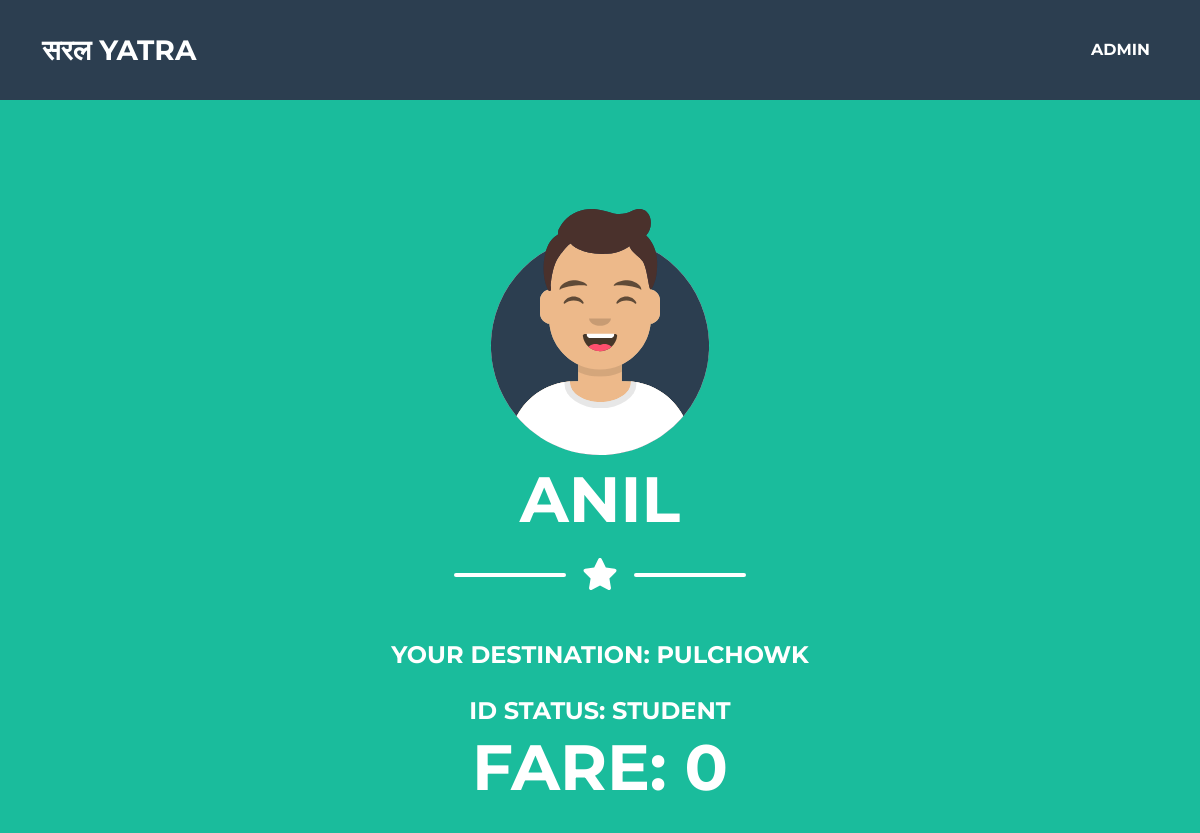
The page /passenger_tapped/1234/ on the database as committed earlier.
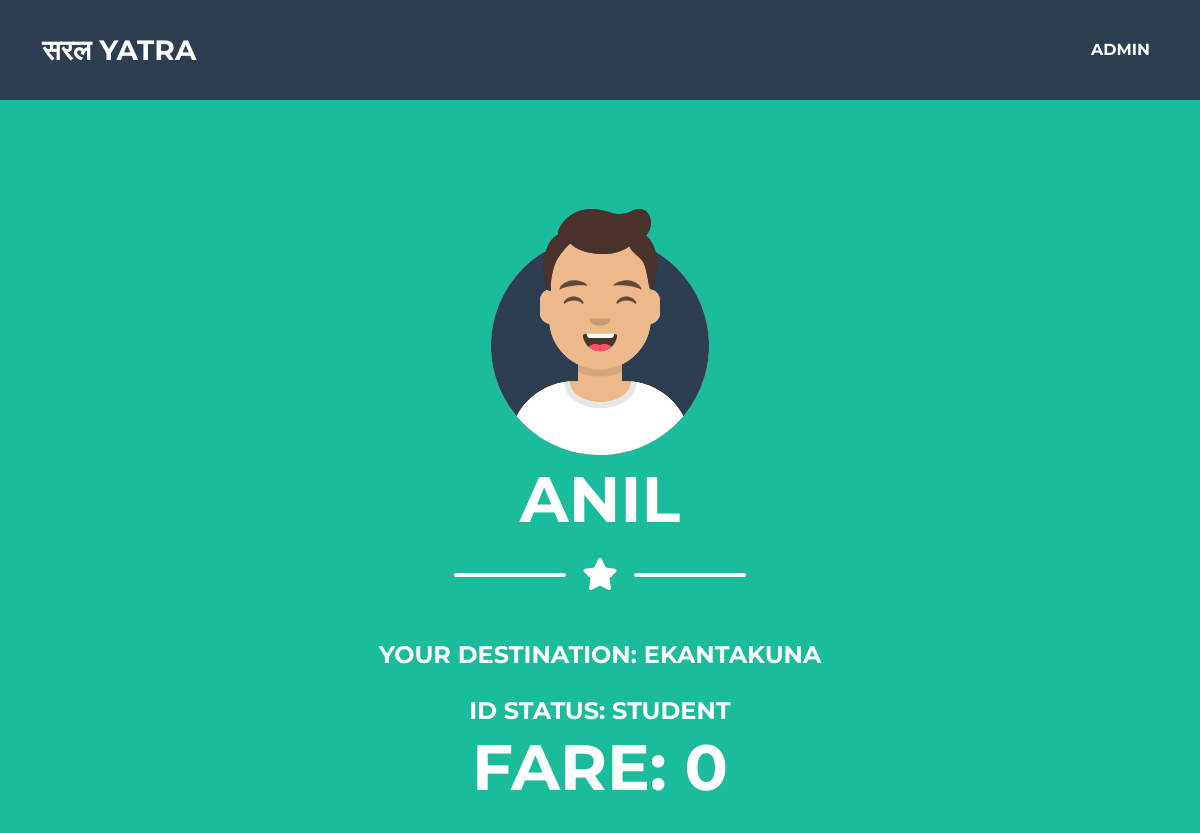
The same page on the database as committed later.
### reader/models.py (models this page shows, shortened)
class Passenger(models.Model):
    passengerID = models.IntegerField(primary_key=True, unique=True)
    full_name = models.CharField(max_length=255)
    age = models.IntegerField()
    tap_count = models.IntegerField(default=0)
    location1 = models.CharField(max_length=255)
    location2 = models.CharField(max_length=255, null=True, blank=True)
    status = models.BooleanField(choices=[(1, "Active"), (0, "Inactive")], default=1)
    IDstatus = models.BooleanField(choices=[(1, "Valid"), (0, "Invalid")], default=1)
    Fare = models.IntegerField(default=0)

### reader/views.py (the view)
# urls.py: path("passenger_tapped/<int:id>/", passenger_tapped, name="passenger_tapped"),
def passenger_tapped(request, id):
    passenger = get_object_or_404(Passenger, passengerID=id)
    context = {
        "passenger": passenger,
    }
    return render(request, "reader/initialProfile.html", context)

### templates/reader/initialProfile.html (shortened to what this page needs)
{% extends 'reader/base.html' %}
{% load static %}
{% block content %}
<head>
</head>
<body id="page-top">
    {% if passenger %}
    <header class="masthead bg-primary text-white text-center">
        <div class="container d-flex align-items-center flex-column">
            <img class="masthead-avatar mb-3" src=" {% static 'reader/assets/img/avataaars.svg' %}" alt="..." />
            <h1 class="masthead-heading text-uppercase mb-0">
                <p>{{ passenger.full_name }}</p< /h1>
                <div class="divider-custom divider-light">
                    <div class="divider-custom-line"></div>
                    <div class="divider-custom-icon"><i class="fas fa-star"></i></div>
                    <div class="divider-custom-line"></div>
                </div>
                {% if passenger.tap_count == 1 %}
                <p class="masthead-subheading font-weight-light mb-0"> Your Location of Departure:
                    {{passenger.location1}}</p>
                {% else %}
                <p class="masthead-subheading font-weight-light mb-0">Your Destination: {{ passenger.location2 }}</p>
                {% if passenger.IDstatus == 1 %}
                <p class="masthead-subheading font-weight-light mb-0">ID Status: Student</p>
                {% endif %}
                Fare: {{passenger.Fare}}
                {% endif %}
        </div>
        </div>
        {% else %}
        <p>No passenger information available.</p>
        {% endif %}
    {% endblock %}

Rows that differ between the two databases and show on the page:
changed Passenger "ANIL": location2 "PULCHOWK" → "EKANTAKUNA"
